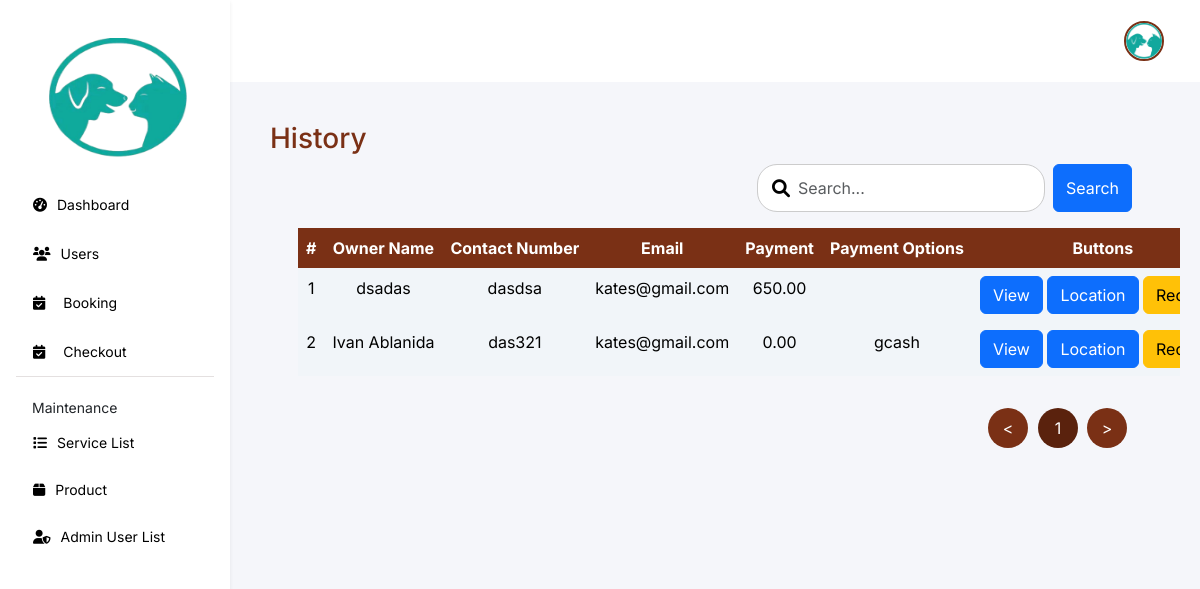
Page /features/admin/web/api/app-finish.php (signed in) on the committed database.
### tables this page shows
CREATE TABLE `appointment` (
  `id` int(11) NOT NULL,
  `status` enum('pending','waiting','on-going','finish','cancel') NOT NULL DEFAULT 'pending',
  `owner_name` varchar(255) NOT NULL,
  `contact_num` varchar(20) NOT NULL,
  `email` varchar(255) NOT NULL,
  `barangay` varchar(255) DEFAULT NULL,
  `pet_type` varchar(50) NOT NULL,
  `breed` varchar(100) DEFAULT NULL,
  `age` int(11) DEFAULT NULL,
  `service_category` varchar(50) NOT NULL,
  `service` varchar(255) NOT NULL,
  `payment_option` varchar(50) DEFAULT NULL,
  `payment` decimal(10,2) NOT NULL,
  `appointment_time` time NOT NULL,
  `appointment_date` date NOT NULL,
  `created_at` timestamp NOT NULL DEFAULT current_timestamp(),
  `latitude` decimal(10,8) DEFAULT NULL,
  `longitude` decimal(11,8) DEFAULT NULL,
  `add_info` varchar(255) NOT NULL,
  `gcash_image` varchar(255) DEFAULT NULL,
  `gcash_reference` varchar(255) DEFAULT NULL
);

### features/admin/web/api/app-finish.php (the view, shortened to what this page needs)
<?php
    require '../../../../db.php';
    $search = isset($_GET['search']) ? $_GET['search'] : '';
    $page = isset($_GET['page']) ? (int)$_GET['page'] : 1;
    $limit = 10;
    $offset = ($page - 1) * $limit;
    $sql = "SELECT * FROM appointment WHERE status = 'finish'";
    $sql .= " LIMIT $limit OFFSET $offset";
    $result = $conn->query($sql);
    $countSql = "SELECT COUNT(*) as total FROM appointment WHERE status = 'finish'";
    $totalResult = $conn->query($countSql);
    $totalRow = $totalResult->fetch_assoc();
    $totalPages = ceil($totalRow['total'] / $limit);
?>
<!DOCTYPE html>
<html lang="en">
<head>
    <link rel="stylesheet" href="https://cdnjs.cloudflare.com/ajax/libs/font-awesome/6.0.0-beta3/css/all.min.css">
    <link href="https://cdn.jsdelivr.net/npm/bootstrap@5.3.3/dist/css/bootstrap.min.css" rel="stylesheet">
    <link rel="stylesheet" href="../../css/app-req.css">
    <link rel="stylesheet" href="https://cdnjs.cloudflare.com/ajax/libs/sweetalert/1.1.3/sweetalert.min.css">
</head>
<body>
    <div class="navbar flex-column bg-white shadow-sm p-3 collapse d-md-flex" id="navbar">
        <div class="navbar-links">
            <a class="navbar-brand d-none d-md-block logo-container" href="#">
                <img src="../../../../assets/img/logo.png" alt="Logo">
            </a>
            <a href="admin.php">
                <i class="fa-solid fa-tachometer-alt"></i>
                <span>Dashboard</span>
            </a>
            <a href="users.php">
                <i class="fa-solid fa-users"></i>
                <span>Users</span>
            </a>
            <div class="dropdown">
                <a href="#" class="d-flex align-items-center" id="checkoutDropdowns" data-bs-toggle="dropdown" aria-expanded="false">
                    <i class="fa-solid fa-calendar-check"></i>
                    <span class="ms-2">Booking</span>
                </a>
            </div>
            <div class="dropdown">
                <a href="#" class="d-flex align-items-center" id="checkoutDropdown" data-bs-toggle="dropdown" aria-expanded="false">
                    <i class="fa-solid fa-calendar-check"></i>
                    <span class="ms-2">Checkout</span>
                </a>
            </div>
            <div class="maintenance">
                <p class="maintenance-text">Maintenance</p>
                <a href="service-list.php">
                    <i class="fa-solid fa-list"></i>
                    <span>Service List</span>
                </a>
                <a href="product.php">
                    <i class="fa-solid fa-box"></i>
                    <span>Product</span>
                </a>
                <a href="admin-user.php">
                    <i class="fa-solid fa-user-shield"></i>
                    <span>Admin User List</span>
                </a>
            </div>
        </div>
    </div>
    <div class="content flex-grow-1">
        <div class="header">
            <div class="profile-admin">
                <div class="dropdown">
                    <button class="" type="button" data-bs-toggle="dropdown" aria-expanded="false">
                        <img src="../../../../assets/img/vet logo.png"
                            style="width: 40px; height: 40px; object-fit: cover;">
                    </button>
                </div>
            </div>
        </div>
        <div class="app-req">
            <h3>History</h3>
            <div class="walk-in px-lg-5">
                <div class="mb-3 x d-flex">
                <div class="search w-100 d-flex justify-content-end">
                    <form method="GET" action="">
                        <div class="search-bars d-flex justify-content-end">
                            <i class="fa fa-search"></i>
                            <div class="d-flex gap-2">
                                <input type="text" class="form-control" placeholder="Search..." id="search-input" name="search" value="<?php echo isset($_GET['search']) ? $_GET['search'] : ''; ?>">
                                <button class="btn btn-primary" type="submit">Search</button>
                            </div>
                        </div>
                    </form>
                    </div>
                </div>
            </div>
            <div class="table-wrapper px-lg-5">
            <table class="table table-hover table-remove-borders">
                    <thead class="thead-light">
                        <tr>
                            <th>#</th>
                            <th>Owner Name</th>
                            <th>Contact Number</th>
                            <th>Email</th>
                            <th>Payment</th>
                            <th>Payment Options</th>
                            <th>Buttons</th>
                        </tr>
                    </thead>
                    <tbody>
                        <?php
                        if ($result->num_rows > 0) {
                            $index = 1;
                            while ($row = $result->fetch_assoc()) {
                                echo "<tr>";
                                echo "<td>{$index}</td>";
                                echo "<td>{$row['owner_name']}</td>";
                                echo "<td>{$row['contact_num']}</td>";
                                echo "<td>{$row['email']}</td>";
                                echo "<td>{$row['payment']}</td>";
                                echo "<td>{$row['payment_option']}</td>";
                                echo "<td>
                                 <button class='btn btn-primary' data-bs-toggle='modal' data-bs-target='#viewModal' onclick='viewAdditionalInfo({$row['id']}, \"{$row['barangay']}\", \"{$row['pet_type']}\", \"{$row['breed']}\", \"{$row['age']}\", \"{$row['service']}\", \"" . date('F j, Y', strtotime($row['appointment_date'])) . "\", \"{$row['add_info']}\")'>View</button>
                                        <button class='btn btn-primary' data-bs-toggle='modal' data-bs-target='#locationModal' onclick='showMap({$row['latitude']}, {$row['longitude']})'>Location</button>
                                        <button class='btn btn-warning' data-bs-toggle='modal' data-bs-target='#gcashModal' onclick='showGcashImage(\"" . addslashes($row['gcash_image']) . "\")'>Receipt</button>
                                    </td>";
                                echo "</tr>";
                                $index++;
                            }
                        } else {
                            echo "<tr><td colspan='14' class='text-center'>No pending appointments found</td></tr>";
                        }
                        ?>
                    </tbody>
                </table>
            </div>
            <ul class="pagination justify-content-end mt-3 px-lg-5" id="paginationControls">
                <li class="page-item prev <?php echo ($page <= 1) ? 'disabled' : ''; ?>">
                    <a class="page-link" href="?page=<?php echo $page - 1; ?>&search=<?php echo urlencode($search); ?>" data-page="prev">&lt;</a>
                </li>
                <ul class="pagination" id="pageNumbers">
                    <?php
                    for ($i = 1; $i <= $totalPages; $i++) {
                        echo "<li class='page-item " . ($i == $page ? 'active' : '') . "'>
                                <a class='page-link' href='?page=$i&search=" . urlencode($search) . "'>$i</a>
                            </li>";
                    }
                    ?>
                </ul>
                <li class="page-item next <?php echo ($page >= $totalPages) ? 'disabled' : ''; ?>">
                    <a class="page-link" href="?page=<?php echo $page + 1; ?>&search=<?php echo urlencode($search); ?>" data-page="next">&gt;</a>
                </li>
            </ul>
        </div>
    </div>
</body>
</html>

### features/admin/css/app-req.css (style rules this page uses)
* { font-family: "Inter", sans-serif; font-optical-sizing: auto; font-style: normal; margin: 0; }
body { margin: 0; padding: 0; display: flex; }
.navbar { height: 100vh; background-color: #FFFFFF; display: flex; flex-direction: column; align-items: start; padding: 20px; box-shadow: 2px 0 5px rgba(0, 0, 0, 0.1); min-width: 230px; }
.navbar a { color: #000; padding: 12px 15px; text-decoration: none; width: 100%; display: flex; align-items: center; gap: 10px; font-size: 14px !important; margin: 2px; }
.navbar-brand { padding: 0 !important; }
.navbar-brand img { display: block; justify-content: center; align-items: center; width: 70%; height: 15vh; margin: 20px 0 20px 30px; }
.navbar-links { display: flex; flex-direction: column; width: 100%; }
.content { flex-grow: 1; background-color: #F5F6FA; overflow-x: auto; }
.header { display: flex; align-items: center; padding: 20px; justify-content: space-between; background-color: #FFFFFF !important; }
.header button { margin-right: 10px; }
.profile-admin { display: flex; align-items: center; margin-left: auto; gap: 5px; }
.profile-admin img { width: 40px; height: 40px; border-radius: 50%; margin-right: 10px; border: 2px solid #7A3015; }
.profile-admin button { background-color: transparent; border: none; font-size: 20px; display: flex; margin: auto; }
.maintenance { border-top: 1px solid #e4e0e0; }
.maintenance p { margin: 0; font-size: 14px; padding-left: 16px; margin-top: 20px; }
.app-req { padding: 10px 20px; overflow-x: auto; }
.app-req h3 { padding: 30px 0 0 20px !important; color: #7A3015; }
.table-remove-borders th, .table-remove-borders td { border: none !important; white-space: nowrap; text-align: center; }
.table-remove-borders th { background-color: #7A3015; color: #fff; }
.table-remove-borders td { background-color: #F1F5F9 !important; }
.table-wrapper { overflow-x: auto; }
.pagination { display: flex !important; justify-content: center; }
.pagination .page-item { margin: 0 5px; display: flex; }
.pagination .page-link { color: #000; }
.walk-in .search-bars { width: auto; }
.search-bars { flex-grow: 1; display: flex; justify-content: start; align-items: center; position: relative; }
.search-bars input { height: 6vh; font-size: 16px; border: 1px solid #ccc; border-radius: 20px; padding-left: 40px; }
.search-bars i { position: absolute; left: 10px; font-size: 18px; color: #000; padding: 5px; }
.x { display: grid; justify-content: space-between !important; gap: 10px; }
.pagination .page-item .page-link { border-radius: 50%; background-color: #7A3015; color: white; width: 40px; height: 40px; display: flex; justify-content: center; align-items: center; border: none; }
.pagination .page-item.active .page-link { background-color: #5a220d; border-color: #5a220d; }
.dropdown button { align-items: center; }

### rows in the picture
appointment: owner_name "dsadas", contact_num "dasdsa", email "kates@gmail.com", payment "650.00"
appointment: owner_name "Ivan Ablanida", contact_num "das321", email "kates@gmail.com", payment "0.00", payment_option "gcash"
